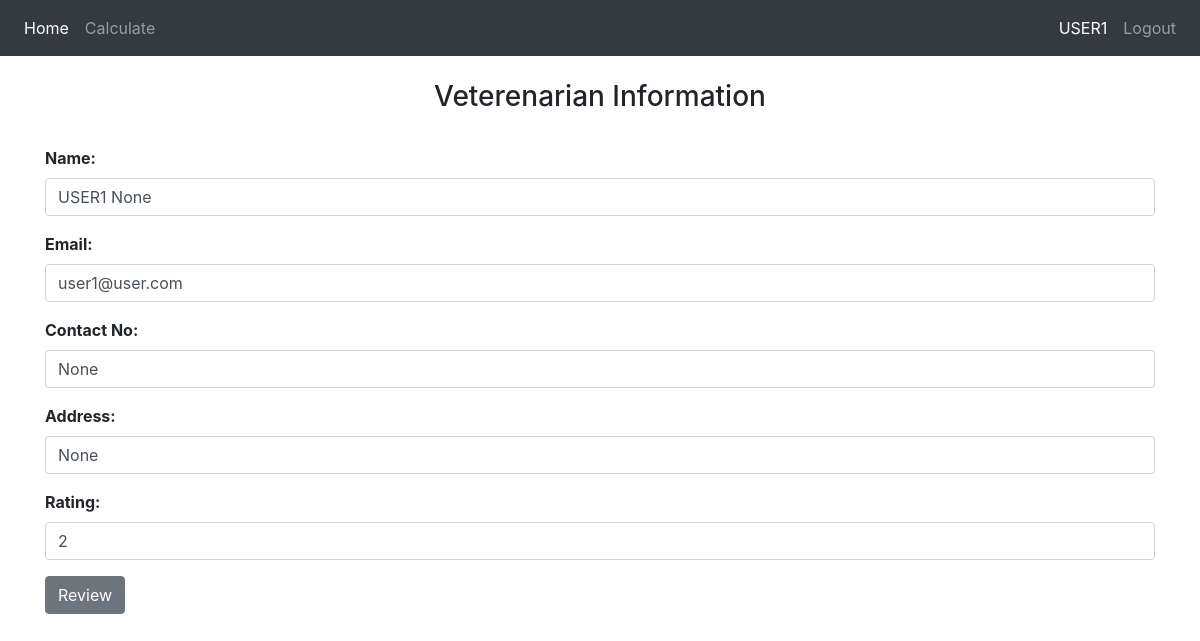
The page /vet/1 (signed in) on the database its author committed.
### website/models.py (models this page shows)
class User(db.Model, UserMixin):
    id = db.Column(db.Integer, primary_key=True)
    email = db.Column(db.String(150), unique=True)
    first_name = db.Column(db.String(150))
    last_name = db.Column(db.String(150))
    password = db.Column(db.String(200))
    contact_num = db.Column(db.String(11))
    address = db.Column(db.String(500))
    rating = db.Column(db.Integer, default=0)

### website/views.py (the view)
@views.route('/vet/<int:id>', methods=['GET', 'POST'])
@login_required
def user_profile(id):
    user = User.query.filter_by(id=id).first()
    if user==current_user:
        return redirect(url_for('views.profile'))
    if request.method == 'POST':
        rating = request.form.get('rate')
        user.rating = int(rating)
        db.session.commit()
        flash('Review Submitted Successfully!', category='success')
        return render_template("wall_norating.html", user=current_user, name=current_user.first_name, obj=user)
    return render_template("wall.html", user=current_user, name=current_user.first_name, obj=user)

### website/__init__.py (called while the page is built)
def create_app():
    app = Flask(__name__)
    app.config['SECRET_KEY'] = 'arik5233'
    app.config['SQLALCHEMY_DATABASE_URI'] = f'sqlite:///{DB_NAME}'
    db.init_app(app)
    from .views import views
    from .auth import auth
    app.register_blueprint(views, url_prefix='/')
    app.register_blueprint(auth, url_prefix='/')
    from .models import User
    create_database(app)
    login_manager = LoginManager()
    login_manager.login_view = 'auth.login'
    login_manager.init_app(app)
    @login_manager.user_loader
    def load_user(id):
        return User.query.get(int(id))
    return app

### website/templates/wall.html (shortened to what this page needs)
{% extends "base.html" %} {% block title %}Profile{% endblock %} {% if
user.is_authenticated %} {% block name %} {{ obj.first_name }} {% endblock %} {%
endif %}
{% block content %}
<br />
<h3 align="center">Veterenarian Information</h3>
<br />
<form action="#" method="post">
    <div class="form-group">
        <fieldset>
            <label for="name">
                <b>Name: </b>
            </label>
            <p class="form-control" id="name">{{obj.first_name}} {{obj.last_name}}</p>
            <label for="email">
                <b>Email: </b>
            </label>
            <p class="form-control" id="email">{{obj.email}}</p>
            <label for="conatact_no">
                <b>Contact No: </b>
            </label>
            <p class="form-control" id="conatact_no">{{obj.contact_num}}</p>
            <label for="address">
                <b>Address: </b>
            </label>
            <p class="form-control" id="address">{{obj.address}}</p>
            <label for="rating">
                <b>Rating: </b>
            </label>
            <p class="form-control" id="rating">{{obj.rating}}</p>
            <button class="btn btn-secondary" type="button" id="rating_btn" onclick="ratingg()">
                Review
            </button>
            <br /><br />
        </fieldset>
    </div>
</form>
{% endblock %}

### rows shown on the page
User: first_name "USER1", last_name "None", email "user1@user.com", contact_num "None", address "None", rating "2"
